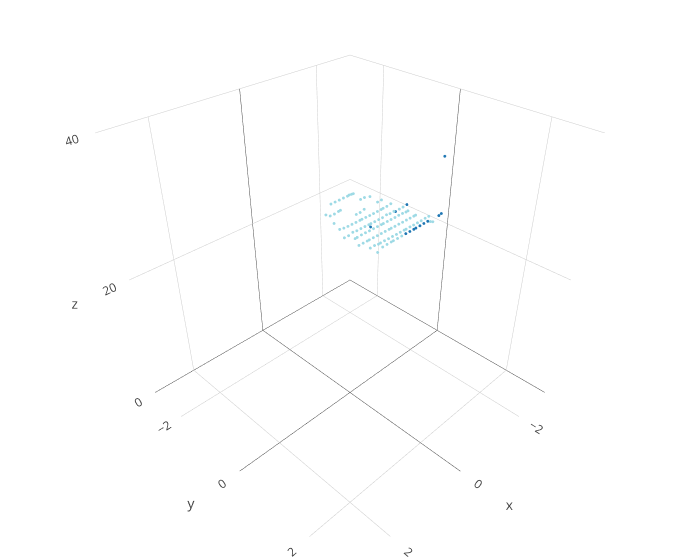

Notebook cell for this chart:
### Code cell
example = dataset[100]


layout = go.Layout(
                    scene = dict(
                    xaxis = dict(
                        nticks=4, range = [-3,3],),
                    yaxis = dict(
                        nticks=4, range = [-3,3],),
                    zaxis = dict(
                        nticks=4, range = [0, 40],),
                    aspectratio={'x': 1, 'y': 1, 'z': 1}),
                    width=700,
                    margin=dict(
                    r=0, l=0,
                    b=0, t=0)
                  )

fig = go.Figure(layout=layout)


fig.add_scatter3d(**{
    'x': example[0][:, 0],
    'y': example[0][:, 1],
    'z': example[0][:, 2],
    'mode': 'markers',
    'marker': {
        'size': 1,
        'color': color(example[1], 'tab20'),
    },
})

py.iplot(fig)

### Figure 1 — Plotly figure (JSON) as saved in the notebook; plotly's stock layout.template omitted (floating-point values rounded to 4 significant figures; data arrays with more than 128 entries replaced by an {"elided": "..."} marker saying what was removed)
{"data": [{"marker": {"color": {"elided": "1024x4 float values"}, "size": 1}, "mode": "markers", "type": "scatter3d", "uid": "0ca0ac77-acb6-46c8-b011-8c6127adf177", "x": {"elided": "1024 float values"}, "y": {"elided": "1024 float values"}, "z": {"elided": "1024 float values"}}], "layout": {"margin": {"b": 0, "l": 0, "r": 0, "t": 0}, "scene": {"aspectratio": {"x": 1, "y": 1, "z": 1}, "xaxis": {"nticks": 4, "range": [-3, 3]}, "yaxis": {"nticks": 4, "range": [-3, 3]}, "zaxis": {"nticks": 4, "range": [0, 40]}}, "width": 700}}
